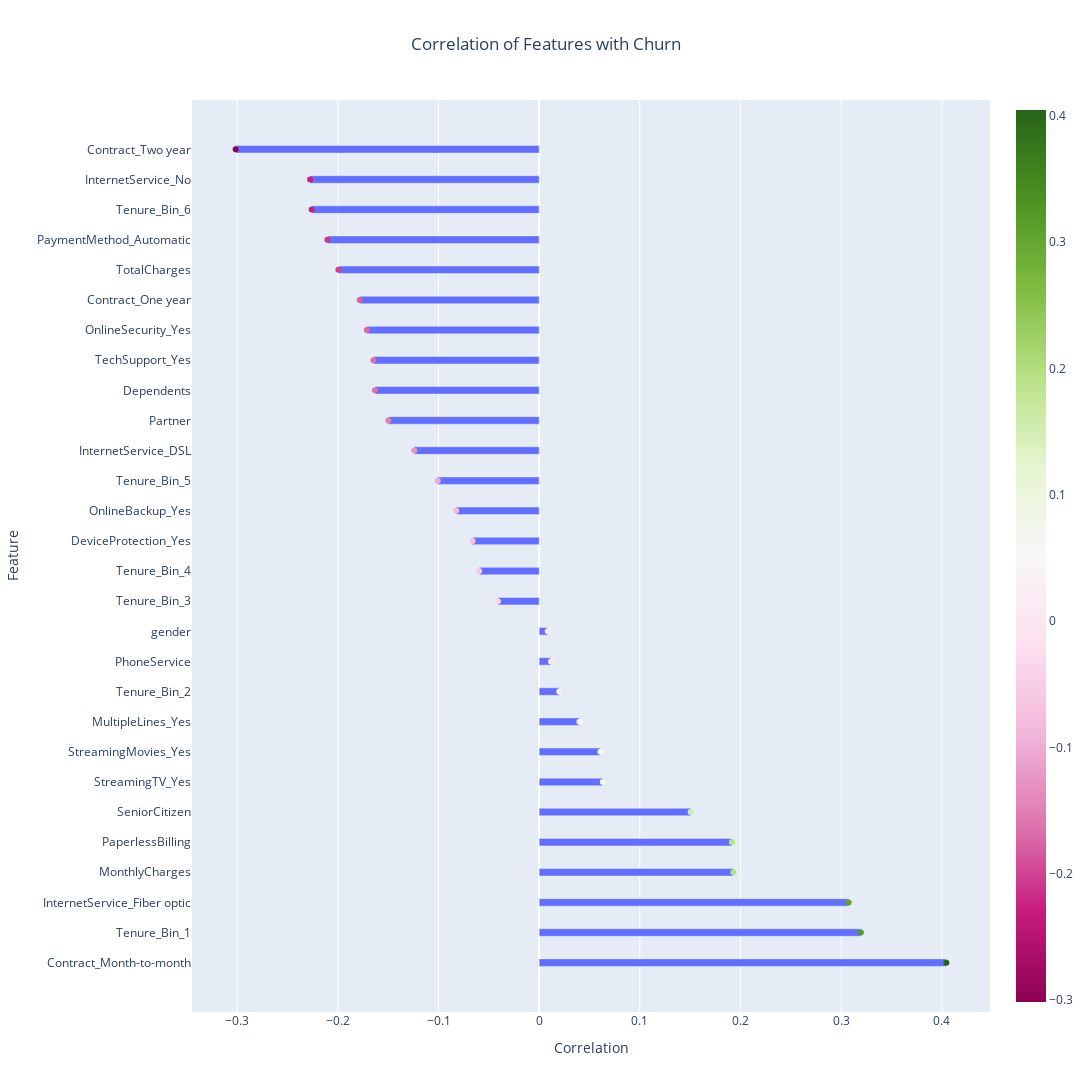

Source (notebook cell):
### Code cell
corr_df = feature_corr(df_final).reset_index()

# Create a horizontal bar plot using Plotly Express
fig = px.bar(corr_df, x="Churn", y="index", orientation="h",
             labels={"index": "Feature", "Churn": "Correlation with Churn"},
             title="Correlation of Features with Churn")
fig.update_layout(width=16*75, height=15*75, title=dict(x=0.5, text="Correlation of Features with Churn"),
                  xaxis_title="Correlation", yaxis_title="Feature")
fig.update_traces(width=0.25)
fig.add_trace(px.scatter(corr_df, x="Churn", y="index", color="Churn").data[0])
fig.show()

### Figure 1 — Plotly figure (JSON) as saved in the notebook; plotly's stock layout.template omitted (floating-point values rounded to 4 significant figures)
{"data": [{"alignmentgroup": "True", "hovertemplate": "Correlation with Churn=%{x}<br>Feature=%{y}<extra></extra>", "legendgroup": "", "marker": {"color": "#636efa", "pattern": {"shape": ""}}, "name": "", "offsetgroup": "", "orientation": "h", "showlegend": false, "textposition": "auto", "type": "bar", "width": 0.25, "x": [0.4046, 0.3196, 0.3075, 0.1929, 0.1915, 0.1505, 0.06325, 0.06086, 0.04003, 0.01993, 0.01169, 0.008545, -0.041, -0.05958, -0.06619, -0.08231, -0.1008, -0.1241, -0.15, -0.1631, -0.1647, -0.1713, -0.1782, -0.1995, -0.2104, -0.2261, -0.2276, -0.3016], "xaxis": "x", "y": ["Contract_Month-to-month", "Tenure_Bin_1", "InternetService_Fiber optic", "MonthlyCharges", "PaperlessBilling", "SeniorCitizen", "StreamingTV_Yes", "StreamingMovies_Yes", "MultipleLines_Yes", "Tenure_Bin_2", "PhoneService", "gender", "Tenure_Bin_3", "Tenure_Bin_4", "DeviceProtection_Yes", "OnlineBackup_Yes", "Tenure_Bin_5", "InternetService_DSL", "Partner", "Dependents", "TechSupport_Yes", "OnlineSecurity_Yes", "Contract_One year", "TotalCharges", "PaymentMethod_Automatic", "Tenure_Bin_6", "InternetService_No", "Contract_Two year"], "yaxis": "y"}, {"hovertemplate": "Churn=%{marker.color}<br>index=%{y}<extra></extra>", "legendgroup": "", "marker": {"color": [0.4046, 0.3196, 0.3075, 0.1929, 0.1915, 0.1505, 0.06325, 0.06086, 0.04003, 0.01993, 0.01169, 0.008545, -0.041, -0.05958, -0.06619, -0.08231, -0.1008, -0.1241, -0.15, -0.1631, -0.1647, -0.1713, -0.1782, -0.1995, -0.2104, -0.2261, -0.2276, -0.3016], "coloraxis": "coloraxis", "symbol": "circle"}, "mode": "markers", "name": "", "orientation": "h", "showlegend": false, "type": "scatter", "x": [0.4046, 0.3196, 0.3075, 0.1929, 0.1915, 0.1505, 0.06325, 0.06086, 0.04003, 0.01993, 0.01169, 0.008545, -0.041, -0.05958, -0.06619, -0.08231, -0.1008, -0.1241, -0.15, -0.1631, -0.1647, -0.1713, -0.1782, -0.1995, -0.2104, -0.2261, -0.2276, -0.3016], "xaxis": "x", "y": ["Contract_Month-to-month", "Tenure_Bin_1", "InternetService_Fiber optic", "MonthlyCharges", "PaperlessBilling", "SeniorCitizen", "StreamingTV_Yes", "StreamingMovies_Yes", "MultipleLines_Yes", "Tenure_Bin_2", "PhoneService", "gender", "Tenure_Bin_3", "Tenure_Bin_4", "DeviceProtection_Yes", "OnlineBackup_Yes", "Tenure_Bin_5", "InternetService_DSL", "Partner", "Dependents", "TechSupport_Yes", "OnlineSecurity_Yes", "Contract_One year", "TotalCharges", "PaymentMethod_Automatic", "Tenure_Bin_6", "InternetService_No", "Contract_Two year"], "yaxis": "y"}], "layout": {"barmode": "relative", "height": 1125, "legend": {"tracegroupgap": 0}, "title": {"text": "Correlation of Features with Churn", "x": 0.5}, "width": 1200, "xaxis": {"anchor": "y", "domain": [0, 1], "title": {"text": "Correlation"}}, "yaxis": {"anchor": "x", "domain": [0, 1], "title": {"text": "Feature"}}}}
